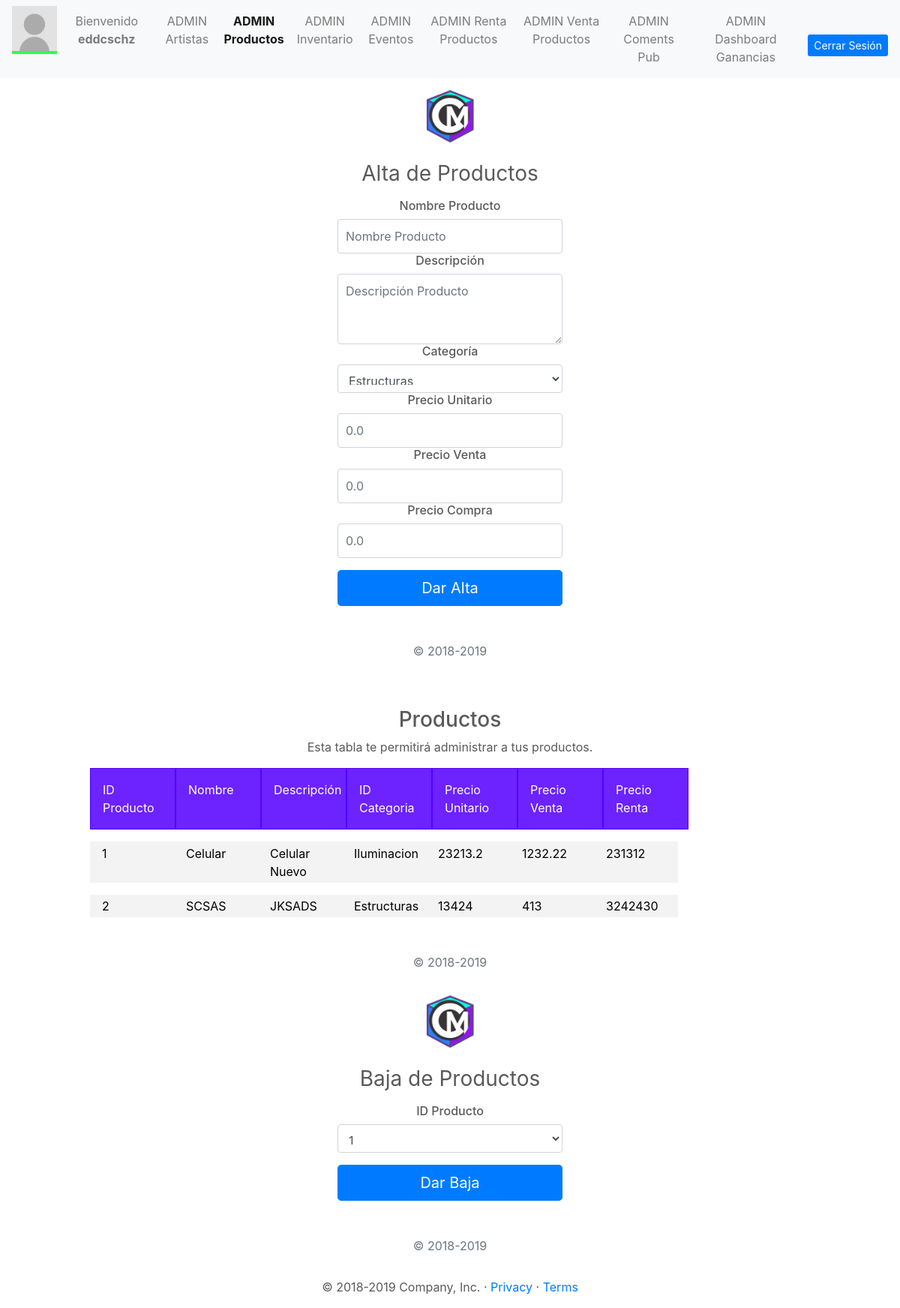
The page /UserAdmin/AdminProducts.php (signed in) on the database its author committed.
### tables this page shows
CREATE TABLE `producto` (
  `idProducto` int(11) NOT NULL,
  `nombre` varchar(100) NOT NULL,
  `descripcion` varchar(200) NOT NULL,
  `categoria` varchar(30) NOT NULL,
  `precioUnitario` float NOT NULL,
  `precioVenta` float NOT NULL,
  `precioRenta` float NOT NULL
);

### PHP/DBConexion.php (called while the page is built, shortened)
<?php
class User
{
    private $db;
    public function __construct($host, $port, $dbname, $dbuser, $password) {
        $dsn = "mysql:host=$host; dbname=$dbname;";
        try{
            $this->db = new PDO($dsn, $dbuser, $password);
            $this->db->setAttribute(PDO::ATTR_ERRMODE,PDO::ERRMODE_EXCEPTION);
        }
        catch(PDOException $ex)
        {
            echo 'Error en conexión con la conecion a la BD' . $ex.getMessage();
            die();
        }
    }
    public function consultProduct(){
        try {
            $sql = "SELECT * FROM `producto`";
            $products = $this->db->prepare($sql);
            $products->execute();
            $table = $products;
            return $table;
        }
        catch (PDOException $ex) {
            echo "Error al obtener la tabla de productos." . $ex->getMessage();
        }
    }
}

### PHP/ConsultProducts.php (called while the page is built)
<?php
include 'DBconexion.php';
$consult = new User("localhost", "", "dbcirculomusical", "root", "");
$consultP = $consult->consultProduct();
$consultIDP = $consult->consultProduct();
?>

### UserAdmin/AdminProducts.php (the view, shortened to what this page needs)
<?php
    include '../PHP/ConsultProducts.php';
?>
  <!doctype html>
  <html lang="en">
  <head>
    <link href="../bootstrap/dist/css/bootstrap.min.css" rel="stylesheet">
    <link href="adminStyle.css" rel="stylesheet">
    <link href="grid.css" rel="stylesheet">
  </head>
  <body class="text-center">
    <nav class="navbar navbar-expand-md navbar-light bg-light">
      <div class="collapse navbar-collapse" id="navbarCollapse">
        <ul class="navbar-nav mr-auto">
          <li>
            <img src="../resources/userImage.jpg">
          </li>
          <li class="nav-item">
            <p class="nav-link nameUser">
              <?php
                      echo "Bienvenido ". "<b>{$_SESSION['loginuser']}</b>";
                  ?>
            </p>
          </li>
          <li class="nav-item">
            <a class="nav-link" href="../UserAdmin/AdminArtist.php">ADMIN Artistas</a>
          </li>
          <li class="nav-item  active font-weight-bold">
            <a class="nav-link" href="../UserAdmin/AdminProducts.php">ADMIN Productos</a>
          </li>
          <li class="nav-item ">
            <a class="nav-link" href="../UserAdmin/AdminInvent.php">ADMIN Inventario</a>
          </li>
          <li class="nav-item ">
            <a class="nav-link" href="../UserAdmin/AdminEvents.php">ADMIN Eventos</a>
          </li>
          <li class="nav-item ">
            <a class="nav-link" href="../UserAdmin/AdminRenta.php">ADMIN Renta Productos</a>
          </li>
          <li class="nav-item ">
            <a class="nav-link" href="../UserAdmin/AdminVenta.php">ADMIN Venta Productos</a>
          </li>
          <li class="nav-item ">
            <a class="nav-link" href="../UserAdmin/AdminComents.php">ADMIN Coments Pub</a>
          </li>
          <li class="nav-item ">
            <a class="nav-link" href="../UserAdmin/AdminDashboard.php">ADMIN Dashboard Ganancias</a>
          </li>
        </ul>
        <a class="btn btn-sm  btn-primary btnLogin" href="../PHP/DBCloseConexion.php">Cerrar Sesión</a>
      </div>
    </nav>
    <form class="form-signin" action="../PHP/InsertProd.php" method="POST">
      <a href="../Cover/Cover.html">
        <img class="mb-4" src="../resources/iconCM.png" alt="" width="72" height="72">
      </a>
      <h1 class="h3 mb-3 font-weight-normal">Alta de Productos</h1>
      <h6>Nombre Producto</h6>
      <input type="text" name="nombreProd" class="form-control" placeholder="Nombre Producto" required autofocus>
      <h6>Descripción</h6>
      <textarea class="form-control" name="descProd" rows="3" placeholder="Descripción Producto" required></textarea>
      <h6>Categoría</h6>
      <select name="categoria" class="form-control" required autofocus>
        <option value="Estructuras">Estructuras</option>
      </select>
      <h6>Precio Unitario</h6>
      <input type="number" placeholder="0.0" step="0.01" min="0" name="precioUni" class="form-control" required>
      <h6>Precio Venta</h6>
      <input type="number" placeholder="0.0" step="0.01" min="0" name="precioVen" class="form-control" required>
      <h6>Precio Compra</h6>
      <input type="number" placeholder="0.0" step="0.01" min="0" name="precioRen" class="form-control" required>
      <button class="btn btn-lg btn-primary btn-block" type="submit">Dar Alta</button>
      <p class="mt-5 mb-3 text-muted">&copy; 2018-2019</p>
    </form>
    <div class="table-consult">
      <h3>Productos</h3>
      <p>Esta tabla te permitirá administrar a tus productos.</p>
      <div class="row">
        <div class="col-1 headerTableA">ID Producto</div>
        <div class="col-1 headerTableA">Nombre</div>
        <div class="col-1 headerTableA">Descripción</div>
        <div class="col-1 headerTableA">ID Categoria</div>
        <div class="col-1 headerTableA">Precio Unitario</div>
        <div class="col-1 headerTableA">Precio Venta</div>
        <div class="col-1 headerTableA">Precio Renta</div>
      </div>
      <?php
        while($p = $consultP->fetch(PDO::FETCH_ASSOC))
        {
          echo '<div class="row"> <div class="col-1">'.$p['idProducto'].'</div> <div class="col-1">'.$p['nombre'].'</div> <div class="col-1">'.$p['descripcion'].'</div> <div class="col-1">'.$p['categoria'].'</div> <div class="col-1">'.$p['precioUnitario'].'</div> <div class="col-1">'.$p['precioVenta'].'</div> <div class="col-1">'.$p['precioRenta'].'</div> </div>';
        }
      ?>
        <p class="mt-5 mb-3 text-muted">&copy; 2018-2019</p>
    </div>
    <form class="form-signin" action="../PHP/DeleteProd.php" method="POST">
      <a href="../Cover/Cover.html">
        <img class="mb-4" src="../resources/iconCM.png" alt="" width="72" height="72">
      </a>
      <h1 class="h3 mb-3 font-weight-normal">Baja de Productos</h1>
      <h6>ID Producto</h6>
      <select name="idProd" class="form-control" required autofocus>
        <?php
        while($d = $consultIDP->fetch(PDO::FETCH_ASSOC))
        {
          echo'<option value='.$d['idProducto'].'>'.$d['idProducto'] .' </option>';
        }
      ?>
      </select>
      <button class="btn btn-lg btn-primary btn-block" type="submit">Dar Baja</button>
      <p class="mt-5 mb-3 text-muted">&copy; 2018-2019</p>
    </form>
    <main role="main">
      <footer class="container">
        <p>&copy; 2018-2019 Company, Inc. &middot;
          <a href="#">Privacy</a> &middot;
          <a href="#">Terms</a>
        </p>
      </footer>
    </main>
  </body>
  </html>

### UserAdmin/adminStyle.css (style rules this page uses)
.navbar img { height: 4rem; border-bottom: 0.3rem solid rgb(47, 255, 64); }
body { color: #5a5a5a; }
.nameUser { margin: 0 1rem; }
.btn { margin-top: 1rem; }
.btnSignup, .btnLogin { border: none; margin-left: 0.5rem; }
.form-signin { width: 100%; max-width: 330px; padding: 15px; margin: auto; }
.form-signin .form-control { position: relative; box-sizing: border-box; height: auto; padding: 10px; font-size: 16px; }

### UserAdmin/grid.css (style rules this page uses)
.table-consult { width: 100%; }
h3 { margin-top: 2rem; }
.row { width: 80%; margin: 0 auto; margin-bottom: 1rem; }
.col-1 { padding-left: 1rem; padding-right: 6rem; text-align: center; }
[class*="col-"] { color:white; padding-top: 0.2rem; padding-bottom: 0.2rem; background-color: rgba(230, 230, 230, 0.479); border: rgba(230, 230, 230, 0.479); color: black; }
.headerTableA { background-color: rgba(85, 0, 255, 0.863); border: 1px solid #5400FF; color:white; padding-top: 1rem; padding-bottom: 1rem; }

### rows shown on the page
producto: idProducto "1", nombre "Celular", descripcion "Celular Nuevo", categoria "Iluminacion", precioUnitario "23213.2", precioVenta "1232.22", precioRenta "231312"
producto: idProducto "2", nombre "SCSAS", descripcion "JKSADS", categoria "Estructuras", precioUnitario "13424", precioVenta "413", precioRenta "3242430"

### other values the page prints
$_SESSION['loginuser'] "eddcschz"
form field idProd "1"
